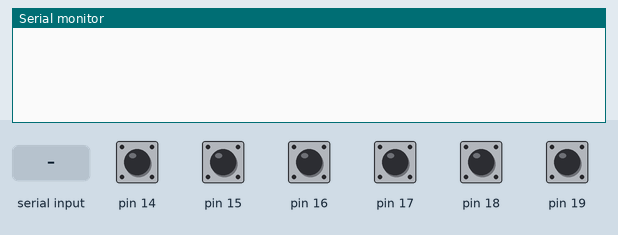
Recording of a sketch running on a simulated Arduino Nano, built with avr-gcc and run on an emulated ATmega328P. On the bench: the last lines printed to the serial monitor. The inputs (shaded band) are chosen by the test bench; at power-on: pin 14–19 HIGH.

Above: at 2.1 s.
2.2 s: ",#" received over Serial
At 3.1 s:
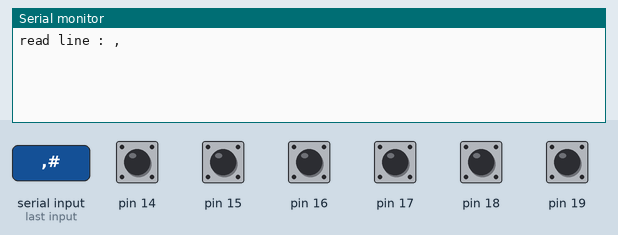
3.7 s: "c#" received over Serial
At 4.4 s:
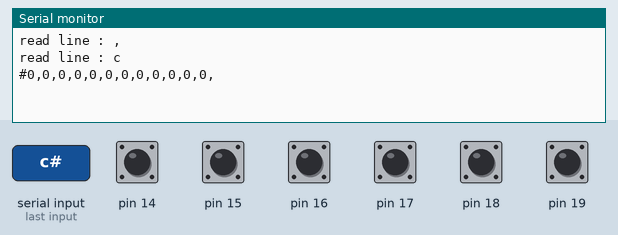
5.2 s: "s#" received over Serial
At 6.4 s:
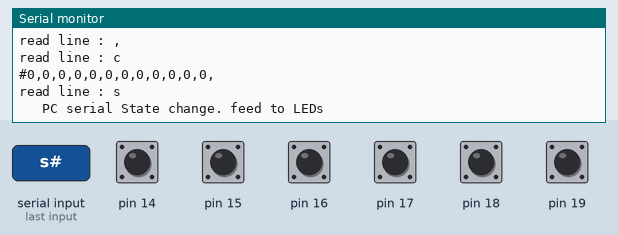
6.7 s: "-#" received over Serial
At 7.7 s:
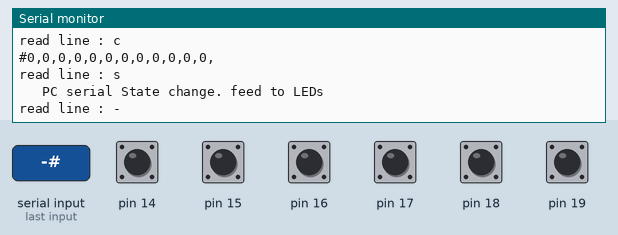

The sketch:

serial_int_rec.ino
```cpp
// Serial 114 1420

#include <ADCTouch.h>

#define NUM   12
#define HALF  6

#define SET(Reg, Bit)   Reg |= (0x01 << Bit)
#define CLR(Reg, Bit)   Reg &= ~(0x01 << Bit)

// Arduino Nano : INT0 = PD2

#define THRESH    5
#define PEAK_TH   20

int ref[NUM];
int val[NUM];

void setup() {
  // put your setup code here, to run once:
  Serial.begin(230400); //115200
  delay(200);
  Serial.setTimeout(100);

  for( int x=0; x<HALF; x++) {
    ref[x] = ADCTouch.read(x +14, 1000);
  }


  //
}

char line [40];
uint8_t l = 0;

float sum, interpol;

int peak;
uint8_t peakID;

long T1 = 0;
long T2 = 0;

void loop()
{

  //Serial.readBytes("#", line, 30);
  //Serial.println( Serial.available() );
//    Serial.print(",");
//    if( Serial.available() > 11){
//      Serial.print("E: ");
//      Serial.readBytes(line, Serial.available() );
//      break;
//    }


  if( Serial.readBytesUntil('#', line, 36) != 0 )
  {
      Serial.print("read line : ");
      Serial.println(line);

      char cmd = line[0];
      if( cmd == 'c')
      {
            //Serial.print("#frame: ");
            //Serial.println(line);

            //      Serial.print("Time: ");
            //      Serial.println(millis()-T2);
            //      T2 = millis();

            for( l=0; l<HALF; l++) {
              val[l] = ADCTouch.read(l +14, 20) - ref[l];
            }

            charay_to_array( line);

            // ** print Vals
            Serial.print('#');
            for( int l=0; l<12; l++) {
              Serial.print(val[l]);   Serial.print(",");
            }
            Serial.println();

            // ** get peak
            peak = 0;
            peakID = 0;

            for(l=0; l<12; l++)
            {
              // normal calc
              if( val[l] > peak )
              {
                peak = val[l];
                peakID = l;
                // Eo if THRES
              }
              // Eo for
            }

            // ** if peak relevant
            //
            if( peak > PEAK_TH)
            {
              // peak = relevant
              uint8_t low, hi, hi_adj, peak_adj;

              // only use direct neighbours, thus for calc only check those 2
              //   catch the two edge cases manually in if

              if(peakID == 0)
              {
                low = 11;
                peak_adj = 12;
                hi = 1;
                hi_adj = 13;
              }
              else if(peakID== 11)
              {
                low = 10;
                peak_adj = peakID;
                hi = 0;
                hi_adj = 12;}
              else
              {
                low = peakID -1;
                peak_adj = peakID;
                hi = peakID +1;
                hi_adj = hi;
              }


              // begin interpolation
              sum = val[peakID];
              interpol = peak_adj * val[peakID];

              if( val[low] > THRESH) {
                sum += val[low];
                interpol += low * val[low];
              }
              if( val[hi] > THRESH) {
                sum += val[hi];
                interpol += hi_adj * val[hi];
              }

              interpol /= sum;

              if(interpol > 12)
                interpol -= 12;

              // Eo if PEAK_TH
      //        Serial.print(':');
      //        Serial.println(interpol);

              int angela = int( interpol * 2);
              Serial.print(':a:');
              Serial.println(angela);

              //
            }

      }
      else if( cmd == 's')
      {
          // get state int
          Serial.println("\t PC serial State change. feed to LEDs");
      }

      // Eo if '#'
  }
  //

  //delay(500);
}

void charay_to_array( char *line)
{
//  int i=0;
//  int comma = next_comma(line, i);
  int i = next_comma(line, 0);
  int comma = next_comma(line, i+1);

  //String sub;

  // returns -1 if not found
  int index = 6;

  //while( comma >= 0 )
  for(int a=0; a<6; a++)
  {
    if( comma >= 0)
    {
//      Serial.print("i ");
//      Serial.print(i);
//      Serial.print("to comma ");
//      Serial.println(comma);

      // get substring
      //sub = line.substring(i, comma);
      //Serial.print("converting sub: ");
      //Serial.println(sub);
      //val[index] = str_to_int(sub);

      val[index] = chs_to_int(line, i, comma);

      //Serial.print("as int : ");
      //Serial.println(val[index]);
      index++;

      i = comma+1;
      comma = next_comma(line, i);
    }
  }

  // Eo func
}


int chs_to_int( char * line, uint8_t sta, uint8_t fin)
{
  int res = 0;

  // use L-1 for base 10 calc, run loop to =L
  uint8_t L = fin -sta -1;

  uint8_t neg = 0;


  if(line[sta] == '-'){
    // negative number
    // start at 1, and 1 shorter
    for( uint8_t i=1; i<= L; i++)
    {
      res += ch_to_int( line[sta +i] ) * decimal( L-i);
      // Eo for
    }
    res *= -1;

  }
  else
  {
    // -- positive number

//    Serial.print("converting ");
    for( uint8_t i=0; i<= L; i++)
    {
//      Serial.print( line[sta +i]);  Serial.print( ", ");
      res += ch_to_int( line[sta +i] ) * decimal( L-i);
      /*Serial.print("chr ");
      Serial.print(line[i] );
      Serial.print(" to ");      Serial.print(ch_to_int( line[i] ) );
      Serial.print(" = dec ");
      Serial.println( res); */
    }
//    Serial.print( "\n to ");  Serial.println( res);
  }
  /*Serial.print("num ");
  Serial.print(line);
  Serial.print(" to int ");
  Serial.println(res);  */

  return res;
}

int next_comma( char *ray, uint8_t start)
{
  uint8_t i=start;
  while( ray[i] != '#' || ray[i] != '\0' ) {
   if( ray[i] == ',')
     return i;
   else
     i++;
     // Eo while
  }
  return -1;
}

void line_to_array( String line)
{
  int i=0;
  int comma = line.indexOf(",");
  String sub;

  // returns -1 if not found
  int index = 6;

  while( comma >= 0 )
  {
    // get substring
    sub = line.substring(i, comma);
    //Serial.print("converting sub: ");
    //Serial.println(sub);
    val[index] = str_to_int(sub);
    index++;

    i = comma+1;
    comma = line.indexOf(",", i);
  }

  // Eo func
}


int str_to_int( String line)
{
  int res = 0;

  // use Length-1 for Decimal place , run loop to <Dec;
  uint8_t dec = line.length() -1;

  uint8_t neg = 0;

  if(line[0] == '-'){
    // negative number
    // start at 1, and 1 shorter

    for( uint8_t i=1; i<= dec; i++)
    {
      res += ch_to_int( line[i] ) * decimal( dec-i);
      // Eo for
    }
    res *= -1;

  }
  else
  {
    // -- positive number

    for( uint8_t i=0; i<= dec; i++)
    {
      res += ch_to_int( line[i] ) * decimal( dec-i);
      /*Serial.print("chr ");
      Serial.print(line[i] );
      Serial.print(" to ");      Serial.print(ch_to_int( line[i] ) );
      Serial.print(" = dec ");
      Serial.println( res); */
    }

  }
  /*Serial.print("num ");
  Serial.print(line);
  Serial.print(" to int ");
  Serial.println(res);  */

  return res;
}


int ch_to_int( char C )
{
  int res = 0;
  switch(C)
  {
    case '0':
      res = 0;
      break;
    case '1':
      res = 1;
      break;
    case '2':
      res =  2;
      break;
    case '3':
      res =  3;
      break;
    case '4':
      res =  4;
      break;
    case '5':
      res =  5;
      break;
    case '6':
      res = 6;
      break;
    case '7':
      res =  7;
      break;
    case '8':
      res =  8;
      break;
    case '9':
      res =  9;
      break;
    default:
      res =  0;
      break;
  }
  return res;
  // Eo switch
}

int decimal( int x)
{
  int res = 1;
  for(int i=0; i<x; i++) {
    res *= 10;
  }
  return res;
}

//    ##
```

Measured:
- after the input at 2.2 s, the serial monitor: prints a new line at once (image 1)
- after the input at 3.7 s, the serial monitor: prints a new line at once (image 2)
- after the input at 5.2 s, the serial monitor: prints a new line at once (image 3)
- after the input at 6.7 s, the serial monitor: prints a new line at once (image 4)
